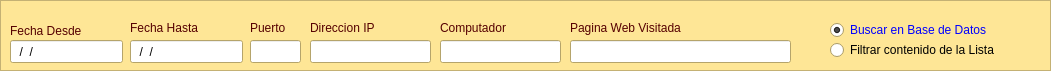
  <widget class="QFrame" name="frame">
   <property name="geometry">
    <rect>
     <x>0</x>
     <y>80</y>
     <width>1051</width>
     <height>71</height>
    </rect>
   </property>
   <property name="palette">
    <palette>
     <active>
      <colorrole role="WindowText">
       <brush brushstyle="SolidPattern">
        <color alpha="255">
         <red>0</red>
         <green>0</green>
         <blue>0</blue>
        </color>
       </brush>
      </colorrole>
      <colorrole role="Button">
       <brush brushstyle="SolidPattern">
        <color alpha="255">
         <red>254</red>
         <green>230</green>
         <blue>150</blue>
        </color>
       </brush>
      </colorrole>
      <colorrole role="Light">
       <brush brushstyle="SolidPattern">
        <color alpha="255">
         <red>255</red>
         <green>255</green>
         <blue>255</blue>
        </color>
       </brush>
      </colorrole>
      <colorrole role="Midlight">
       <brush brushstyle="SolidPattern">
        <color alpha="255">
         <red>254</red>
         <green>242</green>
         <blue>202</blue>
        </color>
       </brush>
      </colorrole>
      <colorrole role="Dark">
       <brush brushstyle="SolidPattern">
        <color alpha="255">
         <red>127</red>
         <green>115</green>
         <blue>75</blue>
        </color>
       </brush>
      </colorrole>
      <colorrole role="Mid">
       <brush brushstyle="SolidPattern">
        <color alpha="255">
         <red>169</red>
         <green>153</green>
         <blue>100</blue>
        </color>
       </brush>
      </colorrole>
      <colorrole role="Text">
       <brush brushstyle="SolidPattern">
        <color alpha="255">
         <red>0</red>
         <green>0</green>
         <blue>0</blue>
        </color>
       </brush>
      </colorrole>
      <colorrole role="BrightText">
       <brush brushstyle="SolidPattern">
        <color alpha="255">
         <red>255</red>
         <green>255</green>
         <blue>255</blue>
        </color>
       </brush>
      </colorrole>
      <colorrole role="ButtonText">
       <brush brushstyle="SolidPattern">
        <color alpha="255">
         <red>0</red>
         <green>0</green>
         <blue>0</blue>
        </color>
       </brush>
      </colorrole>
      <colorrole role="Base">
       <brush brushstyle="SolidPattern">
        <color alpha="255">
         <red>255</red>
         <green>255</green>
         <blue>255</blue>
        </color>
       </brush>
      </colorrole>
      <colorrole role="Window">
       <brush brushstyle="SolidPattern">
        <color alpha="255">
         <red>254</red>
         <green>230</green>
         <blue>150</blue>
        </color>
       </brush>
      </colorrole>
      <colorrole role="Shadow">
       <brush brushstyle="SolidPattern">
        <color alpha="255">
         <red>0</red>
         <green>0</green>
         <blue>0</blue>
        </color>
       </brush>
      </colorrole>
      <colorrole role="AlternateBase">
       <brush brushstyle="SolidPattern">
        <color alpha="255">
         <red>254</red>
         <green>242</green>
         <blue>202</blue>
        </color>
       </brush>
      </colorrole>
      <colorrole role="ToolTipBase">
       <brush brushstyle="SolidPattern">
        <color alpha="255">
         <red>255</red>
         <green>255</green>
         <blue>220</blue>
        </color>
       </brush>
      </colorrole>
      <colorrole role="ToolTipText">
       <brush brushstyle="SolidPattern">
        <color alpha="255">
         <red>0</red>
         <green>0</green>
         <blue>0</blue>
        </color>
       </brush>
      </colorrole>
     </active>
     <inactive>
      <colorrole role="WindowText">
       <brush brushstyle="SolidPattern">
        <color alpha="255">
         <red>0</red>
         <green>0</green>
         <blue>0</blue>
        </color>
       </brush>
      </colorrole>
      <colorrole role="Button">
       <brush brushstyle="SolidPattern">
        <color alpha="255">
         <red>254</red>
         <green>230</green>
         <blue>150</blue>
        </color>
       </brush>
      </colorrole>
      <colorrole role="Light">
       <brush brushstyle="SolidPattern">
        <color alpha="255">
         <red>255</red>
         <green>255</green>
         <blue>255</blue>
        </color>
       </brush>
      </colorrole>
      <colorrole role="Midlight">
       <brush brushstyle="SolidPattern">
        <color alpha="255">
         <red>254</red>
         <green>242</green>
         <blue>202</blue>
        </color>
       </brush>
      </colorrole>
      <colorrole role="Dark">
       <brush brushstyle="SolidPattern">
        <color alpha="255">
         <red>127</red>
         <green>115</green>
         <blue>75</blue>
        </color>
       </brush>
      </colorrole>
      <colorrole role="Mid">
       <brush brushstyle="SolidPattern">
        <color alpha="255">
         <red>169</red>
         <green>153</green>
         <blue>100</blue>
        </color>
       </brush>
      </colorrole>
      <colorrole role="Text">
       <brush brushstyle="SolidPattern">
        <color alpha="255">
         <red>0</red>
         <green>0</green>
         <blue>0</blue>
        </color>
       </brush>
      </colorrole>
      <colorrole role="BrightText">
       <brush brushstyle="SolidPattern">
        <color alpha="255">
         <red>255</red>
         <green>255</green>
         <blue>255</blue>
        </color>
       </brush>
      </colorrole>
      <colorrole role="ButtonText">
       <brush brushstyle="SolidPattern">
        <color alpha="255">
         <red>0</red>
         <green>0</green>
         <blue>0</blue>
        </color>
       </brush>
      </colorrole>
      <colorrole role="Base">
       <brush brushstyle="SolidPattern">
        <color alpha="255">
         <red>255</red>
         <green>255</green>
         <blue>255</blue>
        </color>
       </brush>
      </colorrole>
      <colorrole role="Window">
       <brush brushstyle="SolidPattern">
        <color alpha="255">
         <red>254</red>
         <green>230</green>
         <blue>150</blue>
        </color>
       </brush>
      </colorrole>
      <colorrole role="Shadow">
       <brush brushstyle="SolidPattern">
        <color alpha="255">
         <red>0</red>
         <green>0</green>
         <blue>0</blue>
        </color>
       </brush>
      </colorrole>
      <colorrole role="AlternateBase">
       <brush brushstyle="SolidPattern">
        <color alpha="255">
         <red>254</red>
         <green>242</green>
         <blue>202</blue>
        </color>
       </brush>
      </colorrole>
      <colorrole role="ToolTipBase">
       <brush brushstyle="SolidPattern">
        <color alpha="255">
         <red>255</red>
         <green>255</green>
         <blue>220</blue>
        </color>
       </brush>
      </colorrole>
      <colorrole role="ToolTipText">
       <brush brushstyle="SolidPattern">
        <color alpha="255">
         <red>0</red>
         <green>0</green>
         <blue>0</blue>
        </color>
       </brush>
      </colorrole>
     </inactive>
     <disabled>
      <colorrole role="WindowText">
       <brush brushstyle="SolidPattern">
        <color alpha="255">
         <red>127</red>
         <green>115</green>
         <blue>75</blue>
        </color>
       </brush>
      </colorrole>
      <colorrole role="Button">
       <brush brushstyle="SolidPattern">
        <color alpha="255">
         <red>254</red>
         <green>230</green>
         <blue>150</blue>
        </color>
       </brush>
      </colorrole>
      <colorrole role="Light">
       <brush brushstyle="SolidPattern">
        <color alpha="255">
         <red>255</red>
         <green>255</green>
         <blue>255</blue>
        </color>
       </brush>
      </colorrole>
      <colorrole role="Midlight">
       <brush brushstyle="SolidPattern">
        <color alpha="255">
         <red>254</red>
         <green>242</green>
         <blue>202</blue>
        </color>
       </brush>
      </colorrole>
      <colorrole role="Dark">
       <brush brushstyle="SolidPattern">
        <color alpha="255">
         <red>127</red>
         <green>115</green>
         <blue>75</blue>
        </color>
       </brush>
      </colorrole>
      <colorrole role="Mid">
       <brush brushstyle="SolidPattern">
        <color alpha="255">
         <red>169</red>
         <green>153</green>
         <blue>100</blue>
        </color>
       </brush>
      </colorrole>
      <colorrole role="Text">
       <brush brushstyle="SolidPattern">
        <color alpha="255">
         <red>127</red>
         <green>115</green>
         <blue>75</blue>
        </color>
       </brush>
      </colorrole>
      <colorrole role="BrightText">
       <brush brushstyle="SolidPattern">
        <color alpha="255">
         <red>255</red>
         <green>255</green>
         <blue>255</blue>
        </color>
       </brush>
      </colorrole>
      <colorrole role="ButtonText">
       <brush brushstyle="SolidPattern">
        <color alpha="255">
         <red>127</red>
         <green>115</green>
         <blue>75</blue>
        </color>
       </brush>
      </colorrole>
      <colorrole role="Base">
       <brush brushstyle="SolidPattern">
        <color alpha="255">
         <red>254</red>
         <green>230</green>
         <blue>150</blue>
        </color>
       </brush>
      </colorrole>
      <colorrole role="Window">
       <brush brushstyle="SolidPattern">
        <color alpha="255">
         <red>254</red>
         <green>230</green>
         <blue>150</blue>
        </color>
       </brush>
      </colorrole>
      <colorrole role="Shadow">
       <brush brushstyle="SolidPattern">
        <color alpha="255">
         <red>0</red>
         <green>0</green>
         <blue>0</blue>
        </color>
       </brush>
      </colorrole>
      <colorrole role="AlternateBase">
       <brush brushstyle="SolidPattern">
        <color alpha="255">
         <red>254</red>
         <green>230</green>
         <blue>150</blue>
        </color>
       </brush>
      </colorrole>
      <colorrole role="ToolTipBase">
       <brush brushstyle="SolidPattern">
        <color alpha="255">
         <red>255</red>
         <green>255</green>
         <blue>220</blue>
        </color>
       </brush>
      </colorrole>
      <colorrole role="ToolTipText">
       <brush brushstyle="SolidPattern">
        <color alpha="255">
         <red>0</red>
         <green>0</green>
         <blue>0</blue>
        </color>
       </brush>
      </colorrole>
     </disabled>
    </palette>
   </property>
   <property name="autoFillBackground">
    <bool>true</bool>
   </property>
   <property name="frameShape">
    <enum>QFrame::StyledPanel</enum>
   </property>
   <property name="frameShadow">
    <enum>QFrame::Raised</enum>
   </property>
   <widget class="QLabel" name="lblFechaDesde">
    <property name="geometry">
     <rect>
      <x>10</x>
      <y>20</y>
      <width>111</width>
      <height>21</height>
     </rect>
    </property>
    <property name="palette">
     <palette>
      <active>
       <colorrole role="WindowText">
        <brush brushstyle="SolidPattern">
         <color alpha="255">
          <red>85</red>
          <green>0</green>
          <blue>0</blue>
         </color>
        </brush>
       </colorrole>
      </active>
      <inactive>
       <colorrole role="WindowText">
        <brush brushstyle="SolidPattern">
         <color alpha="255">
          <red>85</red>
          <green>0</green>
          <blue>0</blue>
         </color>
        </brush>
       </colorrole>
      </inactive>
      <disabled>
       <colorrole role="WindowText">
        <brush brushstyle="SolidPattern">
         <color alpha="255">
          <red>127</red>
          <green>115</green>
          <blue>75</blue>
         </color>
        </brush>
       </colorrole>
      </disabled>
     </palette>
    </property>
    <property name="text">
     <string>Fecha Desde</string>
    </property>
   </widget>
   <widget class="QLineEdit" name="txtFechaDesde">
    <property name="geometry">
     <rect>
      <x>10</x>
      <y>40</y>
      <width>113</width>
      <height>23</height>
     </rect>
    </property>
    <property name="toolTip">
     <string>Insegrese la fecha en Formato DD/MM/AAAA</string>
    </property>
    <property name="inputMask">
     <string>00/00/0000; </string>
    </property>
   </widget>
   <widget class="QLabel" name="lblFechaHasta">
    <property name="geometry">
     <rect>
      <x>130</x>
      <y>20</y>
      <width>91</width>
      <height>16</height>
     </rect>
    </property>
    <property name="palette">
     <palette>
      <active>
       <colorrole role="WindowText">
        <brush brushstyle="SolidPattern">
         <color alpha="255">
          <red>85</red>
          <green>0</green>
          <blue>0</blue>
         </color>
        </brush>
       </colorrole>
      </active>
      <inactive>
       <colorrole role="WindowText">
        <brush brushstyle="SolidPattern">
         <color alpha="255">
          <red>85</red>
          <green>0</green>
          <blue>0</blue>
         </color>
        </brush>
       </colorrole>
      </inactive>
      <disabled>
       <colorrole role="WindowText">
        <brush brushstyle="SolidPattern">
         <color alpha="255">
          <red>127</red>
          <green>115</green>
          <blue>75</blue>
         </color>
        </brush>
       </colorrole>
      </disabled>
     </palette>
    </property>
    <property name="text">
     <string>Fecha Hasta</string>
    </property>
   </widget>
   <widget class="QLineEdit" name="txtFechaHasta">
    <property name="geometry">
     <rect>
      <x>130</x>
      <y>40</y>
      <width>113</width>
      <height>23</height>
     </rect>
    </property>
    <property name="toolTip">
     <string>Insegrese la fecha en Formato DD/MM/AAAA</string>
    </property>
    <property name="inputMask">
     <string>00/00/0000; </string>
    </property>
   </widget>
   <widget class="QLineEdit" name="txtPuerto">
    <property name="geometry">
     <rect>
      <x>250</x>
      <y>40</y>
      <width>51</width>
      <height>23</height>
     </rect>
    </property>
    <property name="inputMask">
     <string>00; </string>
    </property>
   </widget>
   <widget class="QLabel" name="lblPuerto">
    <property name="geometry">
     <rect>
      <x>250</x>
      <y>20</y>
      <width>91</width>
      <height>16</height>
     </rect>
    </property>
    <property name="palette">
     <palette>
      <active>
       <colorrole role="WindowText">
        <brush brushstyle="SolidPattern">
         <color alpha="255">
          <red>85</red>
          <green>0</green>
          <blue>0</blue>
         </color>
        </brush>
       </colorrole>
      </active>
      <inactive>
       <colorrole role="WindowText">
        <brush brushstyle="SolidPattern">
         <color alpha="255">
          <red>85</red>
          <green>0</green>
          <blue>0</blue>
         </color>
        </brush>
       </colorrole>
      </inactive>
      <disabled>
       <colorrole role="WindowText">
        <brush brushstyle="SolidPattern">
         <color alpha="255">
          <red>127</red>
          <green>115</green>
          <blue>75</blue>
         </color>
        </brush>
       </colorrole>
      </disabled>
     </palette>
    </property>
    <property name="text">
     <string>Puerto</string>
    </property>
   </widget>
   <widget class="QLineEdit" name="txtIP">
    <property name="geometry">
     <rect>
      <x>310</x>
      <y>40</y>
      <width>121</width>
      <height>23</height>
     </rect>
    </property>
    <property name="toolTip">
     <string>Ingrese la Direccion IP del Computador que desea consultar</string>
    </property>
   </widget>
   <widget class="QLabel" name="lblIP">
    <property name="geometry">
     <rect>
      <x>310</x>
      <y>20</y>
      <width>91</width>
      <height>16</height>
     </rect>
    </property>
    <property name="palette">
     <palette>
      <active>
       <colorrole role="WindowText">
        <brush brushstyle="SolidPattern">
         <color alpha="255">
          <red>85</red>
          <green>0</green>
          <blue>0</blue>
         </color>
        </brush>
       </colorrole>
      </active>
      <inactive>
       <colorrole role="WindowText">
        <brush brushstyle="SolidPattern">
         <color alpha="255">
          <red>85</red>
          <green>0</green>
          <blue>0</blue>
         </color>
        </brush>
       </colorrole>
      </inactive>
      <disabled>
       <colorrole role="WindowText">
        <brush brushstyle="SolidPattern">
         <color alpha="255">
          <red>127</red>
          <green>115</green>
          <blue>75</blue>
         </color>
        </brush>
       </colorrole>
      </disabled>
     </palette>
    </property>
    <property name="text">
     <string>Direccion IP</string>
    </property>
   </widget>
   <widget class="QLabel" name="lblPC">
    <property name="geometry">
     <rect>
      <x>440</x>
      <y>20</y>
      <width>91</width>
      <height>16</height>
     </rect>
    </property>
    <property name="palette">
     <palette>
      <active>
       <colorrole role="WindowText">
        <brush brushstyle="SolidPattern">
         <color alpha="255">
          <red>85</red>
          <green>0</green>
          <blue>0</blue>
         </color>
        </brush>
       </colorrole>
      </active>
      <inactive>
       <colorrole role="WindowText">
        <brush brushstyle="SolidPattern">
         <color alpha="255">
          <red>85</red>
          <green>0</green>
          <blue>0</blue>
         </color>
        </brush>
       </colorrole>
      </inactive>
      <disabled>
       <colorrole role="WindowText">
        <brush brushstyle="SolidPattern">
         <color alpha="255">
          <red>127</red>
          <green>115</green>
          <blue>75</blue>
         </color>
        </brush>
       </colorrole>
      </disabled>
     </palette>
    </property>
    <property name="text">
     <string>Computador</string>
    </property>
   </widget>
   <widget class="QLineEdit" name="txtComputador">
    <property name="geometry">
     <rect>
      <x>440</x>
      <y>40</y>
      <width>121</width>
      <height>23</height>
     </rect>
    </property>
    <property name="toolTip">
     <string>Ingrese el Nombre del Computador que desea consultar</string>
    </property>
   </widget>
   <widget class="QLabel" name="lblWeb">
    <property name="geometry">
     <rect>
      <x>570</x>
      <y>20</y>
      <width>131</width>
      <height>16</height>
     </rect>
    </property>
    <property name="palette">
     <palette>
      <active>
       <colorrole role="WindowText">
        <brush brushstyle="SolidPattern">
         <color alpha="255">
          <red>85</red>
          <green>0</green>
          <blue>0</blue>
         </color>
        </brush>
       </colorrole>
      </active>
      <inactive>
       <colorrole role="WindowText">
        <brush brushstyle="SolidPattern">
         <color alpha="255">
          <red>85</red>
          <green>0</green>
          <blue>0</blue>
         </color>
        </brush>
       </colorrole>
      </inactive>
      <disabled>
       <colorrole role="WindowText">
        <brush brushstyle="SolidPattern">
         <color alpha="255">
          <red>127</red>
          <green>115</green>
          <blue>75</blue>
         </color>
        </brush>
       </colorrole>
      </disabled>
     </palette>
    </property>
    <property name="text">
     <string>Pagina Web Visitada</string>
    </property>
   </widget>
   <widget class="QLineEdit" name="txtWeb">
    <property name="geometry">
     <rect>
      <x>570</x>
      <y>40</y>
      <width>221</width>
      <height>23</height>
     </rect>
    </property>
    <property name="toolTip">
     <string>Ingrese una palabra que desee buscar</string>
    </property>
   </widget>
   <widget class="QRadioButton" name="radiobFiltrar">
    <property name="geometry">
     <rect>
      <x>830</x>
      <y>40</y>
      <width>201</width>
      <height>20</height>
     </rect>
    </property>
    <property name="text">
     <string>Filtrar contenido de la Lista</string>
    </property>
   </widget>
   <widget class="QRadioButton" name="radiobBuscar">
    <property name="geometry">
     <rect>
      <x>830</x>
      <y>20</y>
      <width>191</width>
      <height>20</height>
     </rect>
    </property>
    <property name="palette">
     <palette>
      <active>
       <colorrole role="WindowText">
        <brush brushstyle="SolidPattern">
         <color alpha="255">
          <red>0</red>
          <green>0</green>
          <blue>255</blue>
         </color>
        </brush>
       </colorrole>
       <colorrole role="ButtonText">
        <brush brushstyle="SolidPattern">
         <color alpha="255">
          <red>0</red>
          <green>0</green>
          <blue>255</blue>
         </color>
        </brush>
       </colorrole>
      </active>
      <inactive>
       <colorrole role="WindowText">
        <brush brushstyle="SolidPattern">
         <color alpha="255">
          <red>0</red>
          <green>0</green>
          <blue>255</blue>
         </color>
        </brush>
       </colorrole>
       <colorrole role="ButtonText">
        <brush brushstyle="SolidPattern">
         <color alpha="255">
          <red>0</red>
          <green>0</green>
          <blue>255</blue>
         </color>
        </brush>
       </colorrole>
      </inactive>
      <disabled>
       <colorrole role="WindowText">
        <brush brushstyle="SolidPattern">
         <color alpha="255">
          <red>72</red>
          <green>89</green>
          <blue>109</blue>
         </color>
        </brush>
       </colorrole>
       <colorrole role="ButtonText">
        <brush brushstyle="SolidPattern">
         <color alpha="255">
          <red>72</red>
          <green>89</green>
          <blue>109</blue>
         </color>
        </brush>
       </colorrole>
      </disabled>
     </palette>
    </property>
    <property name="text">
     <string>Buscar en Base de Datos</string>
    </property>
    <property name="checked">
     <bool>true</bool>
    </property>
   </widget>
  </widget>
